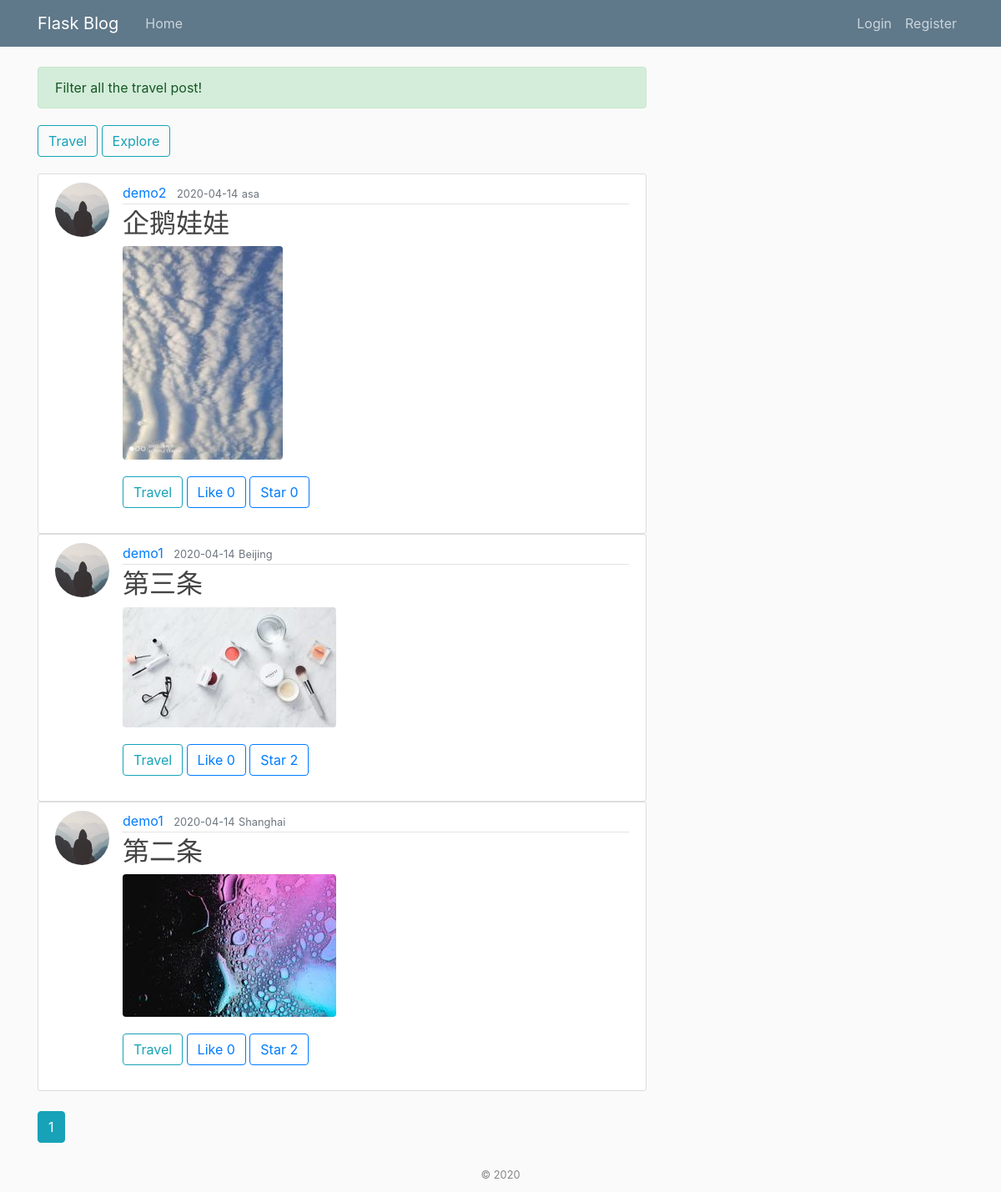
Page /home/travel on the committed database.
### flaskblog/models.py (models this page shows, shortened)
class Post(db.Model):
    id = db.Column(db.Integer, primary_key=True)
    title = db.Column(db.String(100), nullable=False)
    position = db.Column(db.String(100), nullable=False)
    date_posted = db.Column(db.DateTime, nullable=False, default=datetime.utcnow)
    content = db.Column(db.Text, nullable=False)
    image_file = db.Column(db.String(20), nullable=False, default='default.jpg')
    user_id = db.Column(db.Integer, db.ForeignKey('user.id'), nullable=False)
    comments = db.relation('Comment', backref='posted', lazy=True)
    like_count = db.Column(db.Integer, nullable=False, default=0)
    star_count = db.Column(db.Integer, nullable=False, default=0)
    post_type = db.Column(db.Integer, nullable=False)

class User(db.Model, UserMixin):
    id = db.Column(db.Integer, primary_key=True)
    username = db.Column(db.String(20), unique=True, nullable=False)
    email = db.Column(db.String(120), unique=True, nullable=False)
    image_file = db.Column(db.String(20), nullable=False, default='default.jpg')
    password = db.Column(db.String(60), nullable=False)
    posts = db.relationship('Post', backref='author', lazy=True)
    comments = db.relation('Comment', backref='author', lazy=True)
    star_posts = db.relationship('Post', secondary=user_star_post, backref='star_posts', lazy=True)
    like_posts = db.relationship('Post', secondary=user_like_post, backref='like_posts', lazy=True)

### flaskblog/main/routes.py (the view)
@main.route("/home/travel")
def travel():
    page = request.args.get('page', 1, type=int)
    flash('Filter all the travel post!', 'success')
    posts = Post.query.filter_by(post_type=0) \
        .order_by(Post.date_posted.desc()).paginate(page=page, per_page=5)
    return render_template('home.html', posts=posts)

### flaskblog/templates/home.html
{% extends "layout.html" %}
{% block content %}
    <div class="post-button-section">
    <a class="btn btn-outline-info" href="{{ url_for('main.travel') }}">Travel</a>
    <a class="btn btn-outline-info" href="{{ url_for('main.explore') }}">Explore</a>
    </div>
    {% for post in posts.items %}
        <article class="media content-section">
          <img class="rounded-circle article-img" src="{{ url_for('static', filename='profile_pics/' + post.author.image_file) }}">
          <div class="media-body">
            <div class="article-metadata">
              <a class="mr-2" href="{{ url_for('users.user_posts', username=post.author.username) }}">{{ post.author.username }}</a>
              <small class="text-muted">{{ post.date_posted.strftime('%Y-%m-%d') }}</small>
              <small class="text-muted">{{ post.position }}</small>
            </div>
            <h2><a class="article-title" href="{{ url_for('posts.post', post_id=post.id) }}">{{ post.title }}</a></h2>
            <img src="{{ url_for('static', filename='post_pics/' + post.image_file) }}" class="rounded" />
              <div class="post-button-section">
                {% if post.post_type %}
                    <button class="btn btn-outline-info">Explore</button>
                {% else %}
                    <button class="btn btn-outline-info">Travel</button>
                {% endif %}
                <button class="btn btn-outline-primary">
                    Like
                    <span id="like-button">
                        {{ post.like_count }}
                    </span>
                </button>
                <button class="btn btn-outline-primary">
                    Star
                    <span id="star-button">
                        {{ post.star_count }}
                    </span>
                </button>
            </div>
          </div>
        </article>
    {% endfor %}
    <br>
    {% for page_num in posts.iter_pages(left_edge=1, right_edge=1, left_current=1, right_current=2) %}
      {% if page_num %}
        {% if posts.page == page_num %}
          <a class="btn btn-info" href="{{ url_for('main.home', page=page_num) }}">{{ page_num }}</a>
        {% else %}
          <a class="btn btn-outline-info" href="{{ url_for('main.home', page=page_num) }}">{{ page_num }}</a>
        {% endif %}
      {% else %}
        ...
      {% endif %}
    {% endfor %}
{% endblock content %}

### flaskblog/static/main.css (style rules this page uses)
body { background: #fafafa; color: #333333; margin-top: 5rem; }
h1, h2, h3, h4, h5, h6 { color: #444444; }
.content-section { background: #ffffff; padding: 10px 20px; border: 1px solid #dddddd; border-radius: 3px; }
.post-button-section { margin: 20px 0 }
.article-title { color: #444444; }
.article-img { height: 65px; width: 65px; margin-right: 16px; }
.article-metadata { padding-bottom: 1px; margin-bottom: 4px; border-bottom: 1px solid #e3e3e3 }

### rows in the picture
Post: image_file (placeholder picture), author.username "demo2", date_posted "2020-04-14", position "asa", title "企鹅娃娃", image_file (picture), post_type "Travel", like_count "0", star_count "0"
Post: image_file (placeholder picture), author.username "demo1", date_posted "2020-04-14", position "Beijing", title "第三条", image_file (picture), post_type "Travel", like_count "0", star_count "2"
Post: image_file (placeholder picture), author.username "demo1", date_posted "2020-04-14", position "Shanghai", title "第二条", image_file (picture), post_type "Travel", like_count "0", star_count "2"

### other values in the picture
{{ message }} "Filter all the travel post!"
{{ page_num }} "1"
